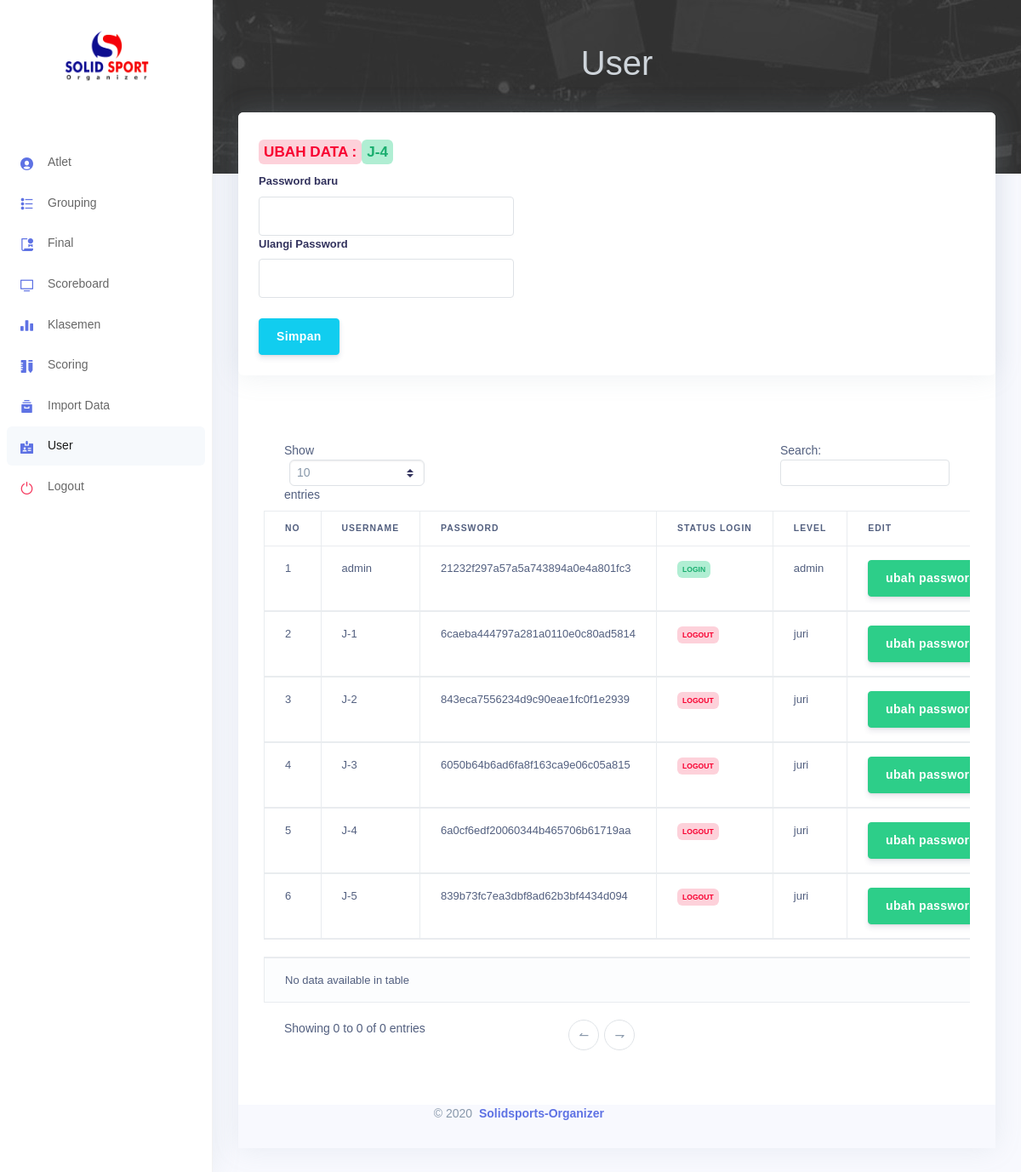
/modul/user/index.php?idUser=5 (signed in), run on the app's committed database.
### tables this page shows
CREATE TABLE `user` (
  `idUser` int(11) NOT NULL,
  `username` varchar(50) NOT NULL,
  `password` varchar(255) NOT NULL,
  `statusLogin` int(1) NOT NULL,
  `level` int(1) NOT NULL
);

### modul/user/index.php (the view, shortened to what this page needs)
<?php
if (!isset($_SESSION['username'])) {
    header("location:../login");
} else {
    include "../../config/templates/header.php";
    include "../../config/templates/sidebar.php";
    include "../../config/templates/mainContent.php";
    include "../../config/database/koneksi.php";
    if(isset ($_GET['idUser'])){
      $idUser = $_GET['idUser'];
      $sqlUser = mysqli_query($conn, "SELECT * FROM `user` WHERE `idUser` = '$idUser' ");
      if(mysqli_num_rows($sqlUser)>0){
        $row = mysqli_fetch_object($sqlUser);
        echo '
        <div class="card">
          <div class="card-body">
            <form action="tambahUser.php" method="post">
            <h1><span class="badge badge-danger">UBAH DATA : </span><span class="badge badge-success">'.$row -> username.'</span></h1>
            <input type="hidden" name="idUser" value='.$row -> idUser.'>
            <h5>Password baru</h5>
            <input style="width:300px;" type="password"  name="password1" class="form-control">
            <h5>Ulangi Password</h5>
            <input type="password" style="width:300px;"  name="password2" class="form-control" required>
            <br/><button type="submit" class="btn btn-info">Simpan</button>
            </form>
          </div>
        </div>';
      }
    }
?>
        <div class="container-fluid mt-5 mb-5 border-0">
        <table id="example" class="table table-striped table-bordered" style="width:100%">
        <thead>
                <tr>
                    <th>No</th>
                    <th>Username</th>
                    <th>Password</th>
                    <th>Status Login</th>
                    <th>Level</th>
                    <th>Edit</th>
                </tr>
                <?php
                $sqlUser = mysqli_query($conn, "SELECT * FROM `user` ");
                while($row = mysqli_fetch_object($sqlUser)){?>
                <tr>
                    <td>
                    <?= $row -> idUser ?>
                    </td>
                    <td>
                    <?= $row -> username ?>
                    </td>
                    <td>
                    <?= $row -> password ?>
                    </td><td>
                    <?php if($row -> statusLogin == 0 ) {echo '<span class="badge badge-danger">logout</span>';} else { echo '<span class="badge badge-success">login</span>'; } ?>
                    </td><td>
                    <?php if($row -> level == 1 ) {echo 'admin';} else { echo 'juri'; } ?>
                    </td>
                    <td>
                    <a href="?idUser=<?= $row -> idUser ?>" class="btn btn-success">ubah password</a>
                    </td>
                </tr>
                <?php
                }
                ?>
            </thead>
        </table>
        </div>
    <?php
    include "../../config/templates/footer.php";
    ?>
    </body>
    </html>
    <?php }
    ?>

### data on the page
user: username "J-4", idUser "5", password "6a0cf6edf20060344b465706b61719aa", statusLogin "LOGOUT", level "juri"
user: idUser "1", username "admin", password "21232f297a57a5a743894a0e4a801fc3", statusLogin "LOGIN", level "admin"
user: idUser "2", username "J-1", password "6caeba444797a281a0110e0c80ad5814", statusLogin "LOGOUT", level "juri"
user: idUser "3", username "J-2", password "843eca7556234d9c90eae1fc0f1e2939", statusLogin "LOGOUT", level "juri"
user: idUser "4", username "J-3", password "6050b64b6ad6fa8f163ca9e06c05a815", statusLogin "LOGOUT", level "juri"
user: idUser "6", username "J-5", password "839b73fc7ea3dbf8ad62b3bf4434d094", statusLogin "LOGOUT", level "juri"

### other printed values
$mod "User"
